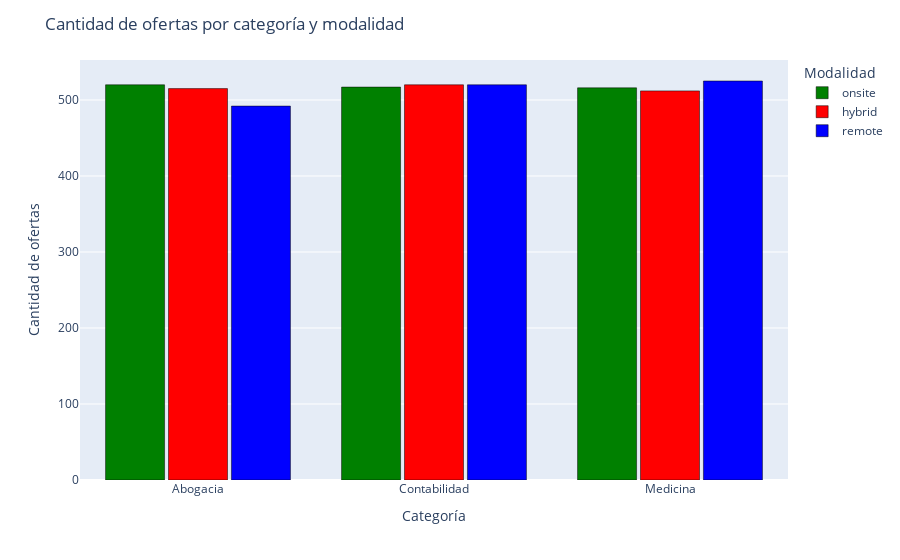

Here is the notebook cell this chart was saved with:
### Markdown cell above
### GRADICAMOS PRIMERO LAS CARRERAS TRADICIONALES

### Code cell
# Concatenar dataframes en uno solo
df_paises = pd.concat([df_modalidad_abogacia,df_modalidad_contabilidad,df_modalidad_medicina], keys=['Abogacia', 'Contabilidad', 'Medicina'])
df_paises.reset_index(inplace=True)
df_paises.rename(columns={'level_0': 'Categoría', 'localidad': 'País'}, inplace=True)

# Definir colores para cada modalidad
colors = {'onsite': 'green', 'remote': 'blue', 'hybrid': 'red'}

# Crear gráfico de barras
fig = px.bar(df_paises, x='Categoría', y='Cantidad de ofertas', color='Modalidad', barmode='group',
             category_orders={'Categoría': ['Abogacia', 'Contabilidad', 'Medicina']},
             color_discrete_map=colors)

# Personalizar gráfico
fig.update_layout(title='Cantidad de ofertas por categoría y modalidad', xaxis_title='Categoría', yaxis_title='Cantidad de ofertas', )
fig.update_traces(marker_line_color='black', marker_line_width=0.5, width=0.25)

# Mostrar gráfico
fig.show()

### Figure 1 — Plotly figure (JSON) as saved in the notebook; plotly's stock layout.template omitted (floating-point values rounded to 4 significant figures)
{"data": [{"alignmentgroup": "True", "hovertemplate": "Modalidad=onsite<br>Categoría=%{x}<br>Cantidad de ofertas=%{y}<extra></extra>", "legendgroup": "onsite", "marker": {"color": "green", "line": {"color": "black", "width": 0.5}, "pattern": {"shape": ""}}, "name": "onsite", "offsetgroup": "onsite", "orientation": "v", "showlegend": true, "textposition": "auto", "type": "bar", "width": 0.25, "x": ["Abogacia", "Contabilidad", "Medicina"], "xaxis": "x", "y": [520, 517, 516], "yaxis": "y"}, {"alignmentgroup": "True", "hovertemplate": "Modalidad=hybrid<br>Categoría=%{x}<br>Cantidad de ofertas=%{y}<extra></extra>", "legendgroup": "hybrid", "marker": {"color": "red", "line": {"color": "black", "width": 0.5}, "pattern": {"shape": ""}}, "name": "hybrid", "offsetgroup": "hybrid", "orientation": "v", "showlegend": true, "textposition": "auto", "type": "bar", "width": 0.25, "x": ["Abogacia", "Contabilidad", "Medicina"], "xaxis": "x", "y": [515, 520, 512], "yaxis": "y"}, {"alignmentgroup": "True", "hovertemplate": "Modalidad=remote<br>Categoría=%{x}<br>Cantidad de ofertas=%{y}<extra></extra>", "legendgroup": "remote", "marker": {"color": "blue", "line": {"color": "black", "width": 0.5}, "pattern": {"shape": ""}}, "name": "remote", "offsetgroup": "remote", "orientation": "v", "showlegend": true, "textposition": "auto", "type": "bar", "width": 0.25, "x": ["Abogacia", "Contabilidad", "Medicina"], "xaxis": "x", "y": [492, 520, 525], "yaxis": "y"}], "layout": {"barmode": "group", "legend": {"title": {"text": "Modalidad"}, "tracegroupgap": 0}, "margin": {"t": 60}, "title": {"text": "Cantidad de ofertas por categoría y modalidad"}, "xaxis": {"anchor": "y", "categoryarray": ["Abogacia", "Contabilidad", "Medicina"], "categoryorder": "array", "domain": [0, 1], "title": {"text": "Categoría"}}, "yaxis": {"anchor": "x", "domain": [0, 1], "title": {"text": "Cantidad de ofertas"}}}}
